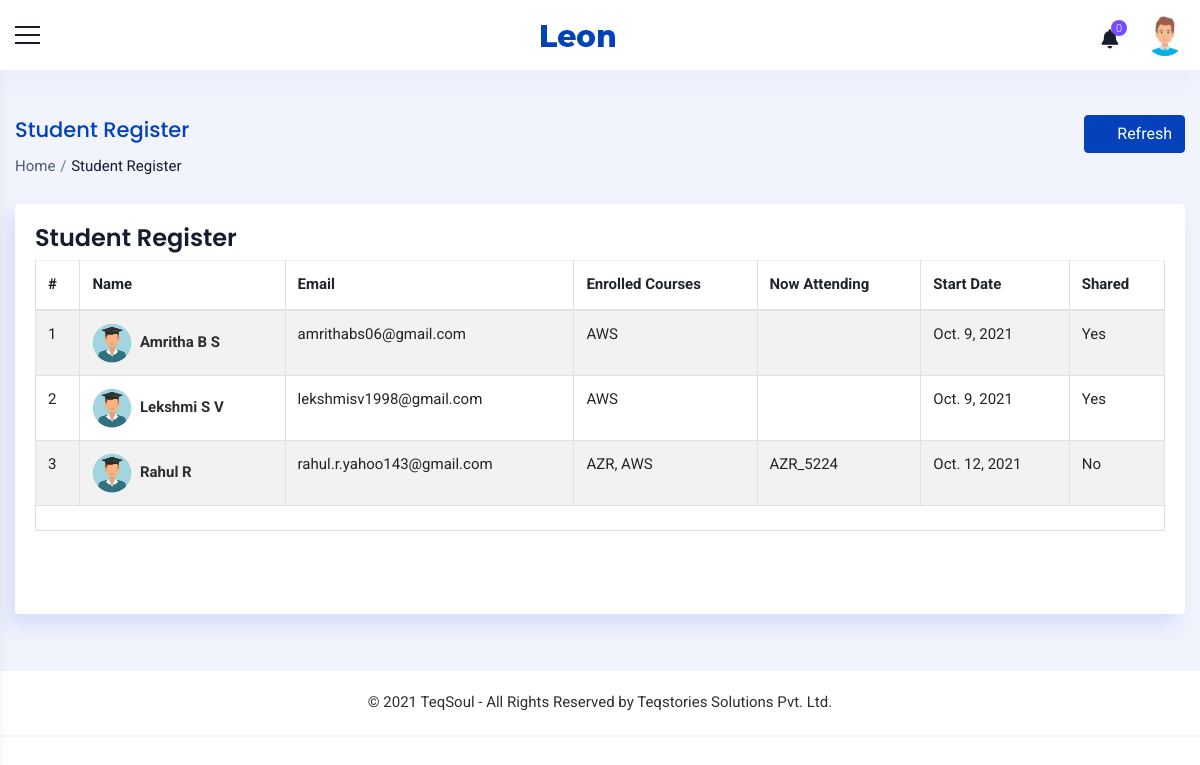
The app's page /trainer/students/ (signed in), older data.
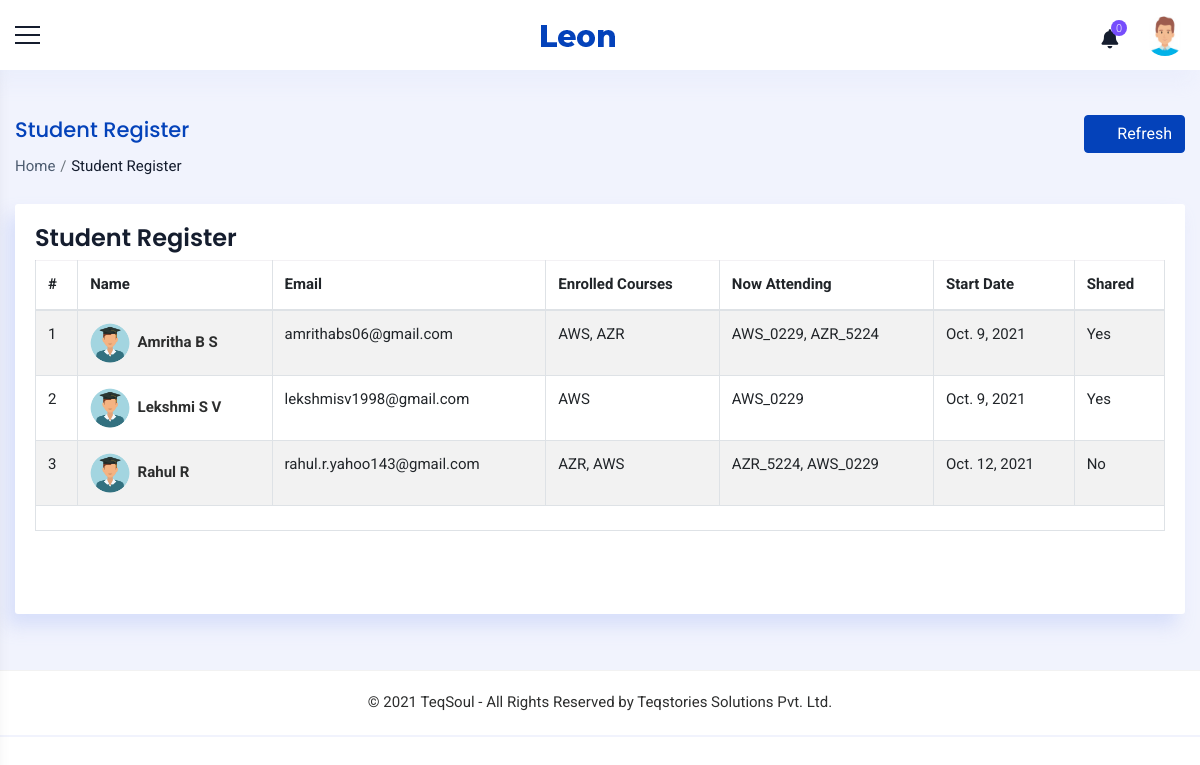
The same page, newer data.
### accounts/models.py (models this page shows, shortened)
class Student(models.Model):
    user= models.OneToOneField(User,on_delete=models.CASCADE,null=True,blank=True)
    name = models.CharField(max_length=100,blank=True)
    mobile = models.CharField(max_length=10,blank=True)
    email = models.EmailField(max_length=200,blank=True)
    sex = models.CharField(max_length=10,null=True,choices=sex_choices,blank=True)
    dob = models.DateField(null=True, blank=True)
    blood_group = models.CharField(max_length=100,null=True, blank=True,choices=groups)
    house = models.CharField(max_length=100,null=True,blank=True)
    street =models.CharField(max_length=100,null=True,blank=True)
    street2 =models.CharField(max_length=100,null=True,blank=True)
    city = models.CharField(max_length=100,null=True,blank=True)
    state = models.CharField(max_length=100,null=True,choices=state,blank=True)
    course_enrolled = models.CharField(max_length=1000,null=True,blank=True)
    now_attending = models.CharField(max_length=1000,null=True,blank=True)
    start_date = models.DateField(null=True,blank=True)
    shared = models.CharField(max_length=100,choices=(('Yes', 'Yes'), ('No', 'No')),blank=True,null=True,default='No')
    status = models.CharField(max_length=20,choices=(('Active','Active'),('Inactive','Inactive')),default='Active',blank=True)
    profile_pic = models.ImageField(null=True,default='accounts/static/images/user1.png',blank=True, upload_to='images/dp/')
    cv = models.FileField(blank=True, null=True,upload_to='data/cv/')

### accounts/views.py (the view)
# urls.py: path('trainer/students/',MyStudents.as_view(),name='my_students'),
class MyStudents(View):
    def get(self, request):
        x = TrainerCheck(request)
        if x == True:
            staff = Staff.objects.get(user=request.user)
            notify = Notifications(staff)
            count = CountNotifications(notify)
            batch = Batch.objects.filter(trainer=staff)
            name = []
            scd = StudentCourseData.objects.filter(batch__in=batch)
            for i in scd:
                name.append(i.student.name)
            students = Student.objects.filter(name__in=name).order_by('name')
            FindSCD(request,students)
            context={'count':count,'notify':notify,'staff':staff,'students':students}
            return render(request,'trainer/my_students.html',context)
        else:
            return render(request,'messages/common/permission_error.html')

### accounts/functions.py (called while the page is built)
def scd(request,student):
    student.course_enrolled = []
    student.now_attending = []
    cd = StudentCourseData.objects.filter(student=student)
    for i in cd:
        student.course_enrolled.append(i.batch.subject.code)
        if i.batch.status == '1':
            student.now_attending.append(i.batch.batch_code)
    student.save()

def FindSCD(request,students):
    for stud in students:
        scd(request,stud)

def TrainerCheck(request):
    user = request.user
    if user.is_authenticated:
        try:
            staff = Staff.objects.get(user=user)
            if staff.stype == '3' or staff.stype=='4' or staff.stype== '7':
                return (True)
            else:
                return (False)
        except:
            return (False)
    else:
        return (False)

def Notifications(staff):
    notifications = Notification.objects.filter(user1=staff,status='2').order_by('-date').order_by('-time')
    return notifications

def CountNotifications(notifications):
    count = 0
    for i in notifications:
        count = count +1
    return count

### accounts/templates/trainer/my_students.html (shortened to what this page needs)
{% extends 'common/main.html' %}
{% load static %}
{% block content %}
{% include 'common/header.html' %}
<div class="container_full">
    <div class="content_wrapper bg_homebefore inner-wrapper tables-sec">
        <div class="container-fluid">
            <div class="breadcrumbbar">
                <div class="row">
                  <div class="col-md-8 col-lg-8">
                    <h4 class="page-title">Student Register</h4>
                    <div class="breadcrumb-list">
                      <ol class="breadcrumb">
                        <li class="breadcrumb-item"><a href="{% url 'home' %}">Home</a></li>
                        <li class="breadcrumb-item active" aria-current="page">Student Register</li>
                      </ol>
                    </div>
                  </div>
                  <div class="col-md-4 col-lg-4 mr-0">
                    <div class="widgetbar">
                        <button class="btn btn-primary" onclick="window.location.reload()"><i class="ti ti-reload mr-2"></i>Refresh</button>
                    </div>
                  </div>
                </div>
              </div>
        <div class="row ">
            <div class="col-12">
              <div class="card">
                <h4 class="m-t-0 header-title">Student Register</h4>
                <div class="table-responsive">
                <table id="demo-foo-filtering" class="table table-striped table-bordered toggle-circle m-b-0" >
                  <thead>
                    <tr>
                      <th>#</th>
                      <th>Name</th>
                      <th>Email</th>
                      <th>Enrolled Courses</th>
                      <th>Now Attending</th>
                      <th>Start Date</th>
                      <th>Shared</th>
                    </tr>
                  </thead>
                  <tbody>
                    {% for i in students %}
                    <tr>
                      <td>{{forloop.counter}}</td>
                      <td><a href="{% url 'view_student' i.id %}"><img class="img-circle pro_pic" src="{{i.profile_pic.url}}" alt="{{i.name}}" style="width: 40px;height:40px">&nbsp;&nbsp;<b>{{i.name}}</b></a></td>
                      <td>{{i.email}}</td>
                      <td>{{i.course_enrolled|join:", " }}</td>
                      <td>{{i.now_attending|join:", " }}</td>
                      <td>{{i.start_date}}</td>
                      <td>{{i.shared}}</td>
                      {% empty %}
                      <td colspan="8">No students in the register.</td>
                    </tr>
                    {% endfor %}
                  </tbody>
                  <tfoot>
                    <tr class="active">
                      <td colspan="8">
                        </td>
                    </tr>
                  </tfoot>
                </table></div><br><br>
              </div>
            </div>
          </div>
          </div>
        </div>
        {% include 'common/footer.html' %}
    </div>
</div>
{% endblock %}

Row changes from the older to the newer data that the page shows:
changed Student "Amritha B S": course_enrolled "AWS" → "AWS, AZR"; now_attending (not shown) → "AWS_0229, AZR_5224"
shown differently, row unchanged: Student "Lekshmi S V": now_attending (not shown) → "AWS_0229"
computed for Student "Rahul R": now_attending "AZR_5224" → "AZR_5224, AWS_0229"
